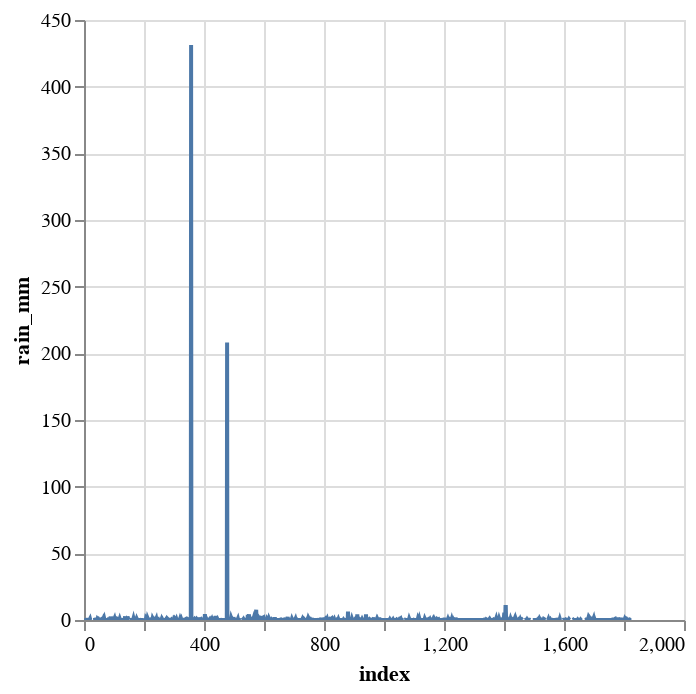

Write notebook code for a chart like this one.
### Code cell
gauge_data.group_by_dynamic('time', every='1d').agg(pl.col(rain_col).mean())[rain_col].plot.line()

### Figure 1 — Vega-Lite specification as saved in the notebook (floating-point values rounded to 4 significant figures; data arrays with more than 128 entries replaced by an {"elided": "..."} marker saying what was removed)
{"config": {"view": {"continuousWidth": 300, "continuousHeight": 300}}, "data": {"name": "data-1de06025ff7f9a5a7c24807992263b7f"}, "mark": {"type": "line", "tooltip": true}, "encoding": {"x": {"field": "index", "type": "quantitative"}, "y": {"field": "rain_mm", "type": "quantitative"}}, "params": [{"name": "param_1", "select": {"type": "interval", "encodings": ["x", "y"]}, "bind": "scales"}], "$schema": "https://vega.github.io/schema/vega-lite/v5.20.1.json", "datasets": {"data-1de06025ff7f9a5a7c24807992263b7f": {"elided": "1826 records"}}}
